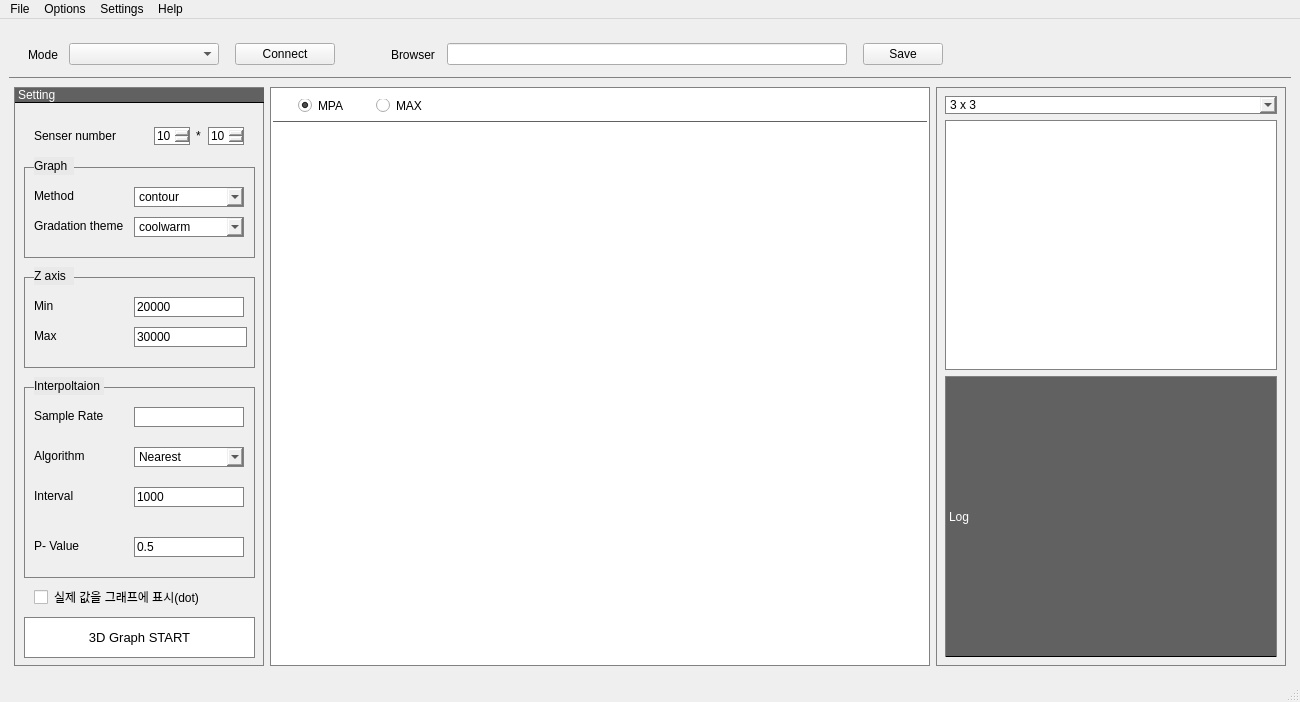
<?xml version="1.0" encoding="UTF-8"?>
<ui version="4.0">
 <class>PMPSMonitor</class>
 <widget class="QMainWindow" name="PMPSMonitor">
  <property name="geometry">
   <rect>
    <x>0</x>
    <y>0</y>
    <width>1300</width>
    <height>702</height>
   </rect>
  </property>
  <property name="sizePolicy">
   <sizepolicy hsizetype="Maximum" vsizetype="Fixed">
    <horstretch>0</horstretch>
    <verstretch>0</verstretch>
   </sizepolicy>
  </property>
  <property name="minimumSize">
   <size>
    <width>1300</width>
    <height>700</height>
   </size>
  </property>
  <property name="sizeIncrement">
   <size>
    <width>0</width>
    <height>0</height>
   </size>
  </property>
  <property name="baseSize">
   <size>
    <width>0</width>
    <height>0</height>
   </size>
  </property>
  <property name="windowTitle">
   <string>PMPS Monitor</string>
  </property>
  <widget class="QWidget" name="centralwidget">
   <property name="sizePolicy">
    <sizepolicy hsizetype="Expanding" vsizetype="Preferred">
     <horstretch>0</horstretch>
     <verstretch>0</verstretch>
    </sizepolicy>
   </property>
   <layout class="QVBoxLayout" name="verticalLayout">
    <item>
     <widget class="QWidget" name="sub_widget" native="true">
      <property name="enabled">
       <bool>true</bool>
      </property>
      <property name="minimumSize">
       <size>
        <width>0</width>
        <height>50</height>
       </size>
      </property>
      <property name="maximumSize">
       <size>
        <width>16777215</width>
        <height>50</height>
       </size>
      </property>
      <property name="styleSheet">
       <string notr="true">border-bottom:1px solid rgb(129,129,129);</string>
      </property>
      <layout class="QHBoxLayout" name="horizontalLayout">
       <property name="bottomMargin">
        <number>6</number>
       </property>
       <item>
        <spacer name="horizontalSpacer_5">
         <property name="enabled">
          <bool>true</bool>
         </property>
         <property name="orientation">
          <enum>Qt::Horizontal</enum>
         </property>
         <property name="sizeType">
          <enum>QSizePolicy::Fixed</enum>
         </property>
         <property name="sizeHint" stdset="0">
          <size>
           <width>10</width>
           <height>20</height>
          </size>
         </property>
        </spacer>
       </item>
       <item>
        <widget class="QLabel" name="mode_label">
         <property name="enabled">
          <bool>true</bool>
         </property>
         <property name="minimumSize">
          <size>
           <width>35</width>
           <height>0</height>
          </size>
         </property>
         <property name="maximumSize">
          <size>
           <width>35</width>
           <height>16777215</height>
          </size>
         </property>
         <property name="text">
          <string>Mode</string>
         </property>
        </widget>
       </item>
       <item>
        <widget class="QComboBox" name="connect_comboBox">
         <property name="enabled">
          <bool>true</bool>
         </property>
         <property name="minimumSize">
          <size>
           <width>150</width>
           <height>0</height>
          </size>
         </property>
         <item>
          <property name="text">
           <string/>
          </property>
         </item>
         <item>
          <property name="text">
           <string>Wifi mode</string>
          </property>
         </item>
         <item>
          <property name="text">
           <string>Uart mode</string>
          </property>
         </item>
        </widget>
       </item>
       <item>
        <spacer name="horizontalSpacer_2">
         <property name="enabled">
          <bool>true</bool>
         </property>
         <property name="orientation">
          <enum>Qt::Horizontal</enum>
         </property>
         <property name="sizeType">
          <enum>QSizePolicy::Fixed</enum>
         </property>
         <property name="sizeHint" stdset="0">
          <size>
           <width>10</width>
           <height>20</height>
          </size>
         </property>
        </spacer>
       </item>
       <item>
        <widget class="QPushButton" name="connect_pushButton">
         <property name="enabled">
          <bool>true</bool>
         </property>
         <property name="minimumSize">
          <size>
           <width>100</width>
           <height>0</height>
          </size>
         </property>
         <property name="maximumSize">
          <size>
           <width>100</width>
           <height>16777215</height>
          </size>
         </property>
         <property name="text">
          <string>Connect</string>
         </property>
        </widget>
       </item>
       <item>
        <spacer name="horizontalSpacer_4">
         <property name="enabled">
          <bool>true</bool>
         </property>
         <property name="orientation">
          <enum>Qt::Horizontal</enum>
         </property>
         <property name="sizeType">
          <enum>QSizePolicy::Fixed</enum>
         </property>
         <property name="sizeHint" stdset="0">
          <size>
           <width>50</width>
           <height>20</height>
          </size>
         </property>
        </spacer>
       </item>
       <item>
        <widget class="QLabel" name="browser_label">
         <property name="enabled">
          <bool>true</bool>
         </property>
         <property name="minimumSize">
          <size>
           <width>50</width>
           <height>0</height>
          </size>
         </property>
         <property name="text">
          <string>Browser</string>
         </property>
        </widget>
       </item>
       <item>
        <widget class="QLineEdit" name="browser_lineEdit">
         <property name="enabled">
          <bool>true</bool>
         </property>
         <property name="minimumSize">
          <size>
           <width>400</width>
           <height>0</height>
          </size>
         </property>
         <property name="maximumSize">
          <size>
           <width>400</width>
           <height>16777215</height>
          </size>
         </property>
        </widget>
       </item>
       <item>
        <spacer name="horizontalSpacer_6">
         <property name="enabled">
          <bool>true</bool>
         </property>
         <property name="orientation">
          <enum>Qt::Horizontal</enum>
         </property>
         <property name="sizeType">
          <enum>QSizePolicy::Fixed</enum>
         </property>
         <property name="sizeHint" stdset="0">
          <size>
           <width>10</width>
           <height>30</height>
          </size>
         </property>
        </spacer>
       </item>
       <item>
        <widget class="QPushButton" name="save_pushButton">
         <property name="enabled">
          <bool>true</bool>
         </property>
         <property name="minimumSize">
          <size>
           <width>80</width>
           <height>0</height>
          </size>
         </property>
         <property name="text">
          <string>Save</string>
         </property>
        </widget>
       </item>
       <item>
        <spacer name="horizontalSpacer_3">
         <property name="enabled">
          <bool>true</bool>
         </property>
         <property name="orientation">
          <enum>Qt::Horizontal</enum>
         </property>
         <property name="sizeHint" stdset="0">
          <size>
           <width>428</width>
           <height>20</height>
          </size>
         </property>
        </spacer>
       </item>
      </layout>
     </widget>
    </item>
    <item>
     <spacer name="verticalSpacer">
      <property name="enabled">
       <bool>true</bool>
      </property>
      <property name="orientation">
       <enum>Qt::Vertical</enum>
      </property>
      <property name="sizeType">
       <enum>QSizePolicy::Fixed</enum>
      </property>
      <property name="sizeHint" stdset="0">
       <size>
        <width>20</width>
        <height>3</height>
       </size>
      </property>
     </spacer>
    </item>
    <item>
     <widget class="QWidget" name="main_widget" native="true">
      <property name="enabled">
       <bool>true</bool>
      </property>
      <property name="minimumSize">
       <size>
        <width>0</width>
        <height>580</height>
       </size>
      </property>
      <layout class="QHBoxLayout" name="horizontalLayout_2">
       <property name="leftMargin">
        <number>5</number>
       </property>
       <property name="topMargin">
        <number>0</number>
       </property>
       <property name="rightMargin">
        <number>5</number>
       </property>
       <property name="bottomMargin">
        <number>5</number>
       </property>
       <item>
        <widget class="QWidget" name="setting_widget" native="true">
         <property name="enabled">
          <bool>true</bool>
         </property>
         <property name="minimumSize">
          <size>
           <width>250</width>
           <height>0</height>
          </size>
         </property>
         <property name="maximumSize">
          <size>
           <width>250</width>
           <height>16777215</height>
          </size>
         </property>
         <property name="styleSheet">
          <string notr="true">border-width:1px;
border-style:solid;
border-color: rgb(129, 129, 129);</string>
         </property>
         <widget class="QLabel" name="label">
          <property name="enabled">
           <bool>true</bool>
          </property>
          <property name="geometry">
           <rect>
            <x>0</x>
            <y>0</y>
            <width>251</width>
            <height>16</height>
           </rect>
          </property>
          <property name="styleSheet">
           <string notr="true">background-color: rgb(97, 97, 97);
color: rgb(255, 255, 255);
border-bottom:1px solid black;</string>
          </property>
          <property name="text">
           <string>Setting</string>
          </property>
         </widget>
         <widget class="QLabel" name="graph_label">
          <property name="enabled">
           <bool>true</bool>
          </property>
          <property name="geometry">
           <rect>
            <x>20</x>
            <y>70</y>
            <width>40</width>
            <height>18</height>
           </rect>
          </property>
          <property name="minimumSize">
           <size>
            <width>40</width>
            <height>0</height>
           </size>
          </property>
          <property name="maximumSize">
           <size>
            <width>40</width>
            <height>16777215</height>
           </size>
          </property>
          <property name="styleSheet">
           <string notr="true">border-width:0px;
background-color: rgb(233, 233, 233);</string>
          </property>
          <property name="text">
           <string>Graph</string>
          </property>
         </widget>
         <widget class="QWidget" name="graph_set_widget" native="true">
          <property name="enabled">
           <bool>true</bool>
          </property>
          <property name="geometry">
           <rect>
            <x>10</x>
            <y>80</y>
            <width>231</width>
            <height>91</height>
           </rect>
          </property>
          <property name="sizePolicy">
           <sizepolicy hsizetype="Fixed" vsizetype="Fixed">
            <horstretch>0</horstretch>
            <verstretch>0</verstretch>
           </sizepolicy>
          </property>
          <property name="styleSheet">
           <string notr="true"/>
          </property>
          <widget class="QLabel" name="method_label">
           <property name="enabled">
            <bool>true</bool>
           </property>
           <property name="geometry">
            <rect>
             <x>10</x>
             <y>20</y>
             <width>51</width>
             <height>18</height>
            </rect>
           </property>
           <property name="styleSheet">
            <string notr="true">border-width:0px;
</string>
           </property>
           <property name="text">
            <string>Method</string>
           </property>
          </widget>
          <widget class="QLabel" name="theme_label">
           <property name="enabled">
            <bool>true</bool>
           </property>
           <property name="geometry">
            <rect>
             <x>10</x>
             <y>50</y>
             <width>101</width>
             <height>18</height>
            </rect>
           </property>
           <property name="styleSheet">
            <string notr="true">border-width:0px;
</string>
           </property>
           <property name="text">
            <string>Gradation theme</string>
           </property>
          </widget>
          <widget class="QComboBox" name="method_comboBox">
           <property name="enabled">
            <bool>true</bool>
           </property>
           <property name="geometry">
            <rect>
             <x>110</x>
             <y>20</y>
             <width>110</width>
             <height>20</height>
            </rect>
           </property>
           <property name="minimumSize">
            <size>
             <width>110</width>
             <height>20</height>
            </size>
           </property>
           <property name="maximumSize">
            <size>
             <width>110</width>
             <height>20</height>
            </size>
           </property>
           <item>
            <property name="text">
             <string>contour</string>
            </property>
           </item>
           <item>
            <property name="text">
             <string>gradation</string>
            </property>
           </item>
           <item>
            <property name="text">
             <string>wireframe</string>
            </property>
           </item>
          </widget>
          <widget class="QComboBox" name="theme_comboBox">
           <property name="enabled">
            <bool>true</bool>
           </property>
           <property name="geometry">
            <rect>
             <x>110</x>
             <y>50</y>
             <width>110</width>
             <height>20</height>
            </rect>
           </property>
           <property name="minimumSize">
            <size>
             <width>110</width>
             <height>20</height>
            </size>
           </property>
           <property name="maximumSize">
            <size>
             <width>110</width>
             <height>20</height>
            </size>
           </property>
           <item>
            <property name="text">
             <string>coolwarm</string>
            </property>
           </item>
           <item>
            <property name="text">
             <string>jet</string>
            </property>
           </item>
           <item>
            <property name="text">
             <string>Blues</string>
            </property>
           </item>
           <item>
            <property name="text">
             <string>twilight</string>
            </property>
           </item>
          </widget>
         </widget>
         <widget class="QSpinBox" name="end_senserNum_spinBox">
          <property name="enabled">
           <bool>true</bool>
          </property>
          <property name="geometry">
           <rect>
            <x>194</x>
            <y>40</y>
            <width>36</width>
            <height>18</height>
           </rect>
          </property>
          <property name="value">
           <number>10</number>
          </property>
         </widget>
         <widget class="QLabel" name="senser_number_label_2">
          <property name="enabled">
           <bool>true</bool>
          </property>
          <property name="geometry">
           <rect>
            <x>182</x>
            <y>40</y>
            <width>6</width>
            <height>18</height>
           </rect>
          </property>
          <property name="styleSheet">
           <string notr="true">border-width:0px;
</string>
          </property>
          <property name="text">
           <string>*</string>
          </property>
         </widget>
         <widget class="QSpinBox" name="front_senserNum_spinBox">
          <property name="enabled">
           <bool>true</bool>
          </property>
          <property name="geometry">
           <rect>
            <x>140</x>
            <y>40</y>
            <width>36</width>
            <height>18</height>
           </rect>
          </property>
          <property name="value">
           <number>10</number>
          </property>
         </widget>
         <widget class="QLabel" name="senser_number_label">
          <property name="enabled">
           <bool>true</bool>
          </property>
          <property name="geometry">
           <rect>
            <x>20</x>
            <y>40</y>
            <width>87</width>
            <height>18</height>
           </rect>
          </property>
          <property name="styleSheet">
           <string notr="true">border-width:0px;
</string>
          </property>
          <property name="text">
           <string>Senser number</string>
          </property>
         </widget>
         <widget class="QLabel" name="z_axis_label">
          <property name="enabled">
           <bool>true</bool>
          </property>
          <property name="geometry">
           <rect>
            <x>20</x>
            <y>180</y>
            <width>40</width>
            <height>18</height>
           </rect>
          </property>
          <property name="minimumSize">
           <size>
            <width>40</width>
            <height>0</height>
           </size>
          </property>
          <property name="maximumSize">
           <size>
            <width>40</width>
            <height>16777215</height>
           </size>
          </property>
          <property name="styleSheet">
           <string notr="true">border-width:0px;
background-color: rgb(233, 233, 233);</string>
          </property>
          <property name="text">
           <string>Z axis</string>
          </property>
         </widget>
         <widget class="QWidget" name="z_axis_widget" native="true">
          <property name="enabled">
           <bool>true</bool>
          </property>
          <property name="geometry">
           <rect>
            <x>10</x>
            <y>190</y>
            <width>231</width>
            <height>91</height>
           </rect>
          </property>
          <property name="sizePolicy">
           <sizepolicy hsizetype="Fixed" vsizetype="Fixed">
            <horstretch>0</horstretch>
            <verstretch>0</verstretch>
           </sizepolicy>
          </property>
          <property name="styleSheet">
           <string notr="true"/>
          </property>
          <widget class="QLabel" name="method_label_2">
           <property name="enabled">
            <bool>true</bool>
           </property>
           <property name="geometry">
            <rect>
             <x>10</x>
             <y>20</y>
             <width>31</width>
             <height>18</height>
            </rect>
           </property>
           <property name="styleSheet">
            <string notr="true">border-width:0px;
</string>
           </property>
           <property name="text">
            <string>Min</string>
           </property>
          </widget>
          <widget class="QLabel" name="theme_label_2">
           <property name="enabled">
            <bool>true</bool>
           </property>
           <property name="geometry">
            <rect>
             <x>10</x>
             <y>50</y>
             <width>31</width>
             <height>18</height>
            </rect>
           </property>
           <property name="styleSheet">
            <string notr="true">border-width:0px;
</string>
           </property>
           <property name="text">
            <string>Max</string>
           </property>
          </widget>
          <widget class="QLineEdit" name="z_min_lineEdit">
           <property name="enabled">
            <bool>true</bool>
           </property>
           <property name="geometry">
            <rect>
             <x>110</x>
             <y>20</y>
             <width>110</width>
             <height>20</height>
            </rect>
           </property>
           <property name="minimumSize">
            <size>
             <width>110</width>
             <height>20</height>
            </size>
           </property>
           <property name="maximumSize">
            <size>
             <width>110</width>
             <height>20</height>
            </size>
           </property>
           <property name="text">
            <string>20000</string>
           </property>
          </widget>
          <widget class="QLineEdit" name="z_max_lineEdit">
           <property name="enabled">
            <bool>true</bool>
           </property>
           <property name="geometry">
            <rect>
             <x>110</x>
             <y>50</y>
             <width>113</width>
             <height>20</height>
            </rect>
           </property>
           <property name="text">
            <string>30000</string>
           </property>
          </widget>
         </widget>
         <widget class="QPushButton" name="start_pushButton">
          <property name="geometry">
           <rect>
            <x>10</x>
            <y>530</y>
            <width>231</width>
            <height>41</height>
           </rect>
          </property>
          <property name="font">
           <font>
            <pointsize>10</pointsize>
           </font>
          </property>
          <property name="styleSheet">
           <string notr="true">background-color: rgb(255, 255, 255);</string>
          </property>
          <property name="text">
           <string>3D Graph START</string>
          </property>
         </widget>
         <widget class="QLabel" name="interpolation_label">
          <property name="enabled">
           <bool>true</bool>
          </property>
          <property name="geometry">
           <rect>
            <x>20</x>
            <y>290</y>
            <width>70</width>
            <height>18</height>
           </rect>
          </property>
          <property name="minimumSize">
           <size>
            <width>70</width>
            <height>0</height>
           </size>
          </property>
          <property name="maximumSize">
           <size>
            <width>70</width>
            <height>16777215</height>
           </size>
          </property>
          <property name="styleSheet">
           <string notr="true">border-width:0px;
background-color: rgb(233, 233, 233);</string>
          </property>
          <property name="text">
           <string>Interpoltaion</string>
          </property>
         </widget>
         <widget class="QWidget" name="interpolation_widget" native="true">
          <property name="enabled">
           <bool>true</bool>
          </property>
          <property name="geometry">
           <rect>
            <x>10</x>
            <y>300</y>
            <width>231</width>
            <height>191</height>
           </rect>
          </property>
          <property name="sizePolicy">
           <sizepolicy hsizetype="Fixed" vsizetype="Fixed">
            <horstretch>0</horstretch>
            <verstretch>0</verstretch>
           </sizepolicy>
          </property>
          <property name="styleSheet">
           <string notr="true"/>
          </property>
          <widget class="QLabel" name="method_label_3">
           <property name="enabled">
            <bool>true</bool>
           </property>
           <property name="geometry">
            <rect>
             <x>10</x>
             <y>20</y>
             <width>81</width>
             <height>18</height>
            </rect>
           </property>
           <property name="styleSheet">
            <string notr="true">border-width:0px;
</string>
           </property>
           <property name="text">
            <string>Sample Rate</string>
           </property>
          </widget>
          <widget class="QLabel" name="theme_label_3">
           <property name="enabled">
            <bool>true</bool>
           </property>
           <property name="geometry">
            <rect>
             <x>10</x>
             <y>60</y>
             <width>71</width>
             <height>18</height>
            </rect>
           </property>
           <property name="styleSheet">
            <string notr="true">border-width:0px;
</string>
           </property>
           <property name="text">
            <string>Algorithm</string>
           </property>
          </widget>
          <widget class="QLineEdit" name="sample_rate_lineEdit">
           <property name="enabled">
            <bool>true</bool>
           </property>
           <property name="geometry">
            <rect>
             <x>110</x>
             <y>20</y>
             <width>110</width>
             <height>20</height>
            </rect>
           </property>
           <property name="minimumSize">
            <size>
             <width>110</width>
             <height>20</height>
            </size>
           </property>
           <property name="maximumSize">
            <size>
             <width>110</width>
             <height>20</height>
            </size>
           </property>
          </widget>
          <widget class="QComboBox" name="algorithm_comboBox">
           <property name="enabled">
            <bool>true</bool>
           </property>
           <property name="geometry">
            <rect>
             <x>110</x>
             <y>60</y>
             <width>110</width>
             <height>20</height>
            </rect>
           </property>
           <item>
            <property name="text">
             <string>Nearest</string>
            </property>
           </item>
           <item>
            <property name="text">
             <string>Kriging</string>
            </property>
           </item>
           <item>
            <property name="text">
             <string>Neural</string>
            </property>
           </item>
          </widget>
          <widget class="QLineEdit" name="interval_lineEdit">
           <property name="enabled">
            <bool>true</bool>
           </property>
           <property name="geometry">
            <rect>
             <x>110</x>
             <y>100</y>
             <width>110</width>
             <height>20</height>
            </rect>
           </property>
           <property name="minimumSize">
            <size>
             <width>110</width>
             <height>20</height>
            </size>
           </property>
           <property name="maximumSize">
            <size>
             <width>110</width>
             <height>20</height>
            </size>
           </property>
           <property name="text">
            <string>1000</string>
           </property>
          </widget>
          <widget class="QLabel" name="method_label_4">
           <property name="enabled">
            <bool>true</bool>
           </property>
           <property name="geometry">
            <rect>
             <x>10</x>
             <y>100</y>
             <width>101</width>
             <height>18</height>
            </rect>
           </property>
           <property name="styleSheet">
            <string notr="true">border-width:0px;
</string>
           </property>
           <property name="text">
            <string>Interval</string>
           </property>
          </widget>
          <widget class="QLabel" name="method_label_5">
           <property name="enabled">
            <bool>true</bool>
           </property>
           <property name="geometry">
            <rect>
             <x>10</x>
             <y>150</y>
             <width>101</width>
             <height>18</height>
            </rect>
           </property>
           <property name="styleSheet">
            <string notr="true">border-width:0px;
</string>
           </property>
           <property name="text">
            <string>P- Value</string>
           </property>
          </widget>
          <widget class="QLineEdit" name="p_value_lineEdit">
           <property name="enabled">
            <bool>true</bool>
           </property>
           <property name="geometry">
            <rect>
             <x>110</x>
             <y>150</y>
             <width>110</width>
             <height>20</height>
            </rect>
           </property>
           <property name="minimumSize">
            <size>
             <width>110</width>
             <height>20</height>
            </size>
           </property>
           <property name="maximumSize">
            <size>
             <width>110</width>
             <height>20</height>
            </size>
           </property>
           <property name="text">
            <string>0.5</string>
           </property>
          </widget>
         </widget>
         <widget class="QCheckBox" name="dot_checkBox">
          <property name="geometry">
           <rect>
            <x>20</x>
            <y>500</y>
            <width>211</width>
            <height>20</height>
           </rect>
          </property>
          <property name="styleSheet">
           <string notr="true">border-width:0px;</string>
          </property>
          <property name="text">
           <string>실제 값을 그래프에 표시(dot)</string>
          </property>
         </widget>
         <zorder>graph_set_widget</zorder>
         <zorder>label</zorder>
         <zorder>graph_label</zorder>
         <zorder>end_senserNum_spinBox</zorder>
         <zorder>senser_number_label_2</zorder>
         <zorder>front_senserNum_spinBox</zorder>
         <zorder>senser_number_label</zorder>
         <zorder>start_pushButton</zorder>
         <zorder>interpolation_widget</zorder>
         <zorder>z_axis_widget</zorder>
         <zorder>interpolation_label</zorder>
         <zorder>z_axis_label</zorder>
         <zorder>dot_checkBox</zorder>
        </widget>
       </item>
       <item>
        <widget class="QWidget" name="graph_widget" native="true">
         <property name="enabled">
          <bool>true</bool>
         </property>
         <property name="styleSheet">
          <string notr="true">border-width:1px;
border-style:solid;
border-color: rgb(129, 129, 129);
background-color: rgb(255, 255, 255);</string>
         </property>
         <layout class="QVBoxLayout" name="verticalLayout_2">
          <property name="leftMargin">
           <number>2</number>
          </property>
          <property name="topMargin">
           <number>2</number>
          </property>
          <property name="rightMargin">
           <number>2</number>
          </property>
          <property name="bottomMargin">
           <number>1</number>
          </property>
          <item>
           <widget class="QGroupBox" name="groupBox">
            <property name="minimumSize">
             <size>
              <width>0</width>
              <height>33</height>
             </size>
            </property>
            <property name="maximumSize">
             <size>
              <width>16777215</width>
              <height>33</height>
             </size>
            </property>
            <property name="styleSheet">
             <string notr="true">border-width:1px;
border-top-color: rgb(255, 255, 255);
border-right-color: rgb(255, 255, 255);
border-left-color: rgb(255, 255, 255);
border-bottom-color:rgb(97, 97, 97);</string>
            </property>
            <property name="title">
             <string/>
            </property>
            <layout class="QHBoxLayout" name="horizontalLayout_3">
             <item>
              <spacer name="horizontalSpacer_9">
               <property name="orientation">
                <enum>Qt::Horizontal</enum>
               </property>
               <property name="sizeType">
                <enum>QSizePolicy::Fixed</enum>
               </property>
               <property name="sizeHint" stdset="0">
                <size>
                 <width>16</width>
                 <height>19</height>
                </size>
               </property>
              </spacer>
             </item>
             <item>
              <widget class="QRadioButton" name="mpa_radioButton">
               <property name="styleSheet">
                <string notr="true">border-width:0px;</string>
               </property>
               <property name="text">
                <string>MPA</string>
               </property>
               <property name="checked">
                <bool>true</bool>
               </property>
              </widget>
             </item>
             <item>
              <spacer name="horizontalSpacer_7">
               <property name="orientation">
                <enum>Qt::Horizontal</enum>
               </property>
               <property name="sizeType">
                <enum>QSizePolicy::Fixed</enum>
               </property>
               <property name="sizeHint" stdset="0">
                <size>
                 <width>25</width>
                 <height>19</height>
                </size>
               </property>
              </spacer>
             </item>
             <item>
              <widget class="QRadioButton" name="max_radioButton">
               <property name="styleSheet">
                <string notr="true">border-width:0px;</string>
               </property>
               <property name="text">
                <string>MAX</string>
               </property>
               <property name="checked">
                <bool>false</bool>
               </property>
              </widget>
             </item>
             <item>
              <spacer name="horizontalSpacer_8">
               <property name="orientation">
                <enum>Qt::Horizontal</enum>
               </property>
               <property name="sizeHint" stdset="0">
                <size>
                 <width>476</width>
                 <height>10</height>
                </size>
               </property>
              </spacer>
             </item>
            </layout>
           </widget>
          </item>
          <item>
           <widget class="MplWidget" name="MplWidget" native="true">
            <property name="styleSheet">
             <string notr="true">border-width:0px;</string>
            </property>
           </widget>
          </item>
         </layout>
        </widget>
       </item>
       <item>
        <widget class="QWidget" name="log_widget" native="true">
         <property name="enabled">
          <bool>true</bool>
         </property>
         <property name="minimumSize">
          <size>
           <width>350</width>
           <height>0</height>
          </size>
         </property>
         <property name="maximumSize">
          <size>
           <width>350</width>
           <height>16777215</height>
          </size>
         </property>
         <property name="styleSheet">
          <string notr="true">border-width:1px;
border-style:solid;
border-color: rgb(129, 129, 129);</string>
         </property>
         <layout class="QVBoxLayout" name="verticalLayout_3">
          <item>
           <widget class="QComboBox" name="table_size_comboBox">
            <item>
             <property name="text">
              <string>3 x 3</string>
             </property>
            </item>
            <item>
             <property name="text">
              <string>5 x 5</string>
             </property>
            </item>
           </widget>
          </item>
          <item>
           <widget class="QTableWidget" name="tableWidget">
            <property name="minimumSize">
             <size>
              <width>0</width>
              <height>250</height>
             </size>
            </property>
            <property name="maximumSize">
             <size>
              <width>16777215</width>
              <height>250</height>
             </size>
            </property>
           </widget>
          </item>
          <item>
           <widget class="QLabel" name="log_label">
            <property name="enabled">
             <bool>true</bool>
            </property>
            <property name="styleSheet">
             <string notr="true">background-color: rgb(97, 97, 97);
color: rgb(255, 255, 255);
border-bottom:1px solid black;</string>
            </property>
            <property name="text">
             <string>Log</string>
            </property>
           </widget>
          </item>
         </layout>
        </widget>
       </item>
      </layout>
     </widget>
    </item>
   </layout>
  </widget>
  <widget class="QMenuBar" name="menubar">
   <property name="geometry">
    <rect>
     <x>0</x>
     <y>0</y>
     <width>1300</width>
     <height>21</height>
    </rect>
   </property>
   <widget class="QMenu" name="file_menu">
    <property name="title">
     <string>File</string>
    </property>
    <addaction name="actionOpen"/>
    <addaction name="actionClose"/>
   </widget>
   <widget class="QMenu" name="option_menu">
    <property name="title">
     <string>Options</string>
    </property>
   </widget>
   <widget class="QMenu" name="setting_menu">
    <property name="title">
     <string>Settings</string>
    </property>
   </widget>
   <widget class="QMenu" name="help_menu">
    <property name="title">
     <string>Help</string>
    </property>
   </widget>
   <addaction name="file_menu"/>
   <addaction name="option_menu"/>
   <addaction name="setting_menu"/>
   <addaction name="help_menu"/>
  </widget>
  <widget class="QStatusBar" name="statusbar">
   <property name="maximumSize">
    <size>
     <width>16777215</width>
     <height>38</height>
    </size>
   </property>
   <property name="font">
    <font>
     <pointsize>10</pointsize>
    </font>
   </property>
   <property name="styleSheet">
    <string notr="true"/>
   </property>
  </widget>
  <action name="actionOpen">
   <property name="text">
    <string>Open</string>
   </property>
  </action>
  <action name="actionClose">
   <property name="text">
    <string>Close</string>
   </property>
  </action>
 </widget>
 <customwidgets>
  <customwidget>
   <class>MplWidget</class>
   <extends>QWidget</extends>
   <header>mplwidget.h</header>
   <container>1</container>
  </customwidget>
 </customwidgets>
 <resources/>
 <connections/>
</ui>
